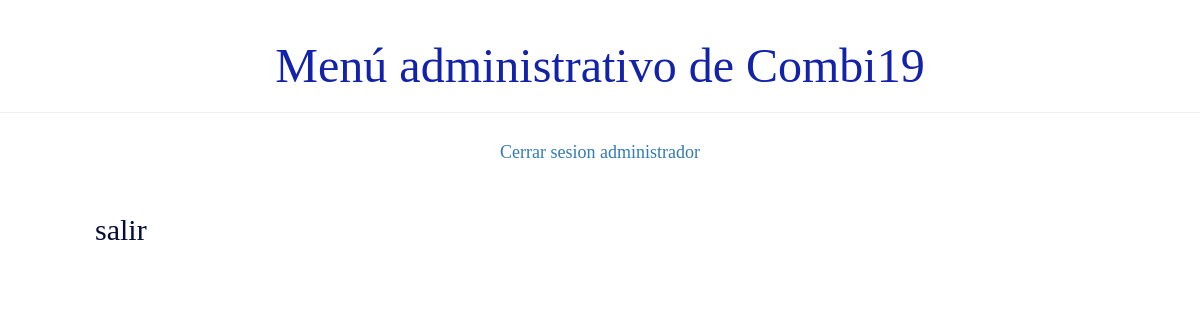
Before: /usuario/listaChofer/9/ with the older database file.
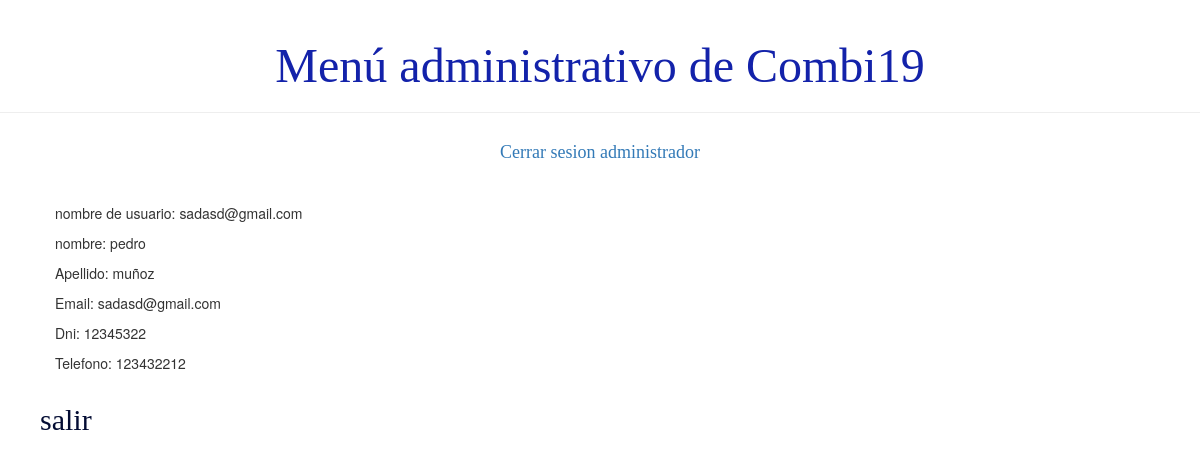
After: the same page with the newer database file.
### demo1/models.py (models this page shows, shortened)
class Persona(models.Model):
    usuario = models.ForeignKey('auth.User', on_delete=models.CASCADE)
    dni = models.IntegerField(unique=True)
    telefono = models.BigIntegerField()
    activo = models.BooleanField(default=True)

class Chofer(Persona):
   pass

class Persona(models.Model):
    usuario = models.ForeignKey('auth.User', on_delete=models.CASCADE)
    dni = models.IntegerField(unique=True)
    telefono = models.BigIntegerField()
    activo = models.BooleanField(default=True)

### demo1/views.py (the view)
# urls.py: path('usuario/listaChofer/<int:pk>/', views.detalle_chofer, name='detalle_chofer'),
def detalle_chofer(request, pk):
    chofer = Chofer.objects.filter(pk=pk)
    return render(request, 'demo1/detalle/detalle_chofer.html', {'chofer': chofer})

### demo1/templates/demo1/detalle/detalle_chofer.html (shortened to what this page needs)
{% extends 'demo1/base.html' %}
{% block content %}
    <div class="Chofer">
        {% for c in chofer%}
            <p>nombre de usuario: {{ c.usuario.username }}</div>
            <p>nombre: {{ c.usuario.first_name }}</p>
            <p>Apellido: {{ c.usuario.last_name }}</p>
            <p>Email: {{ c.usuario.email }}</p>
            <p>Dni: {{ c.dni }}</p>
            <p>Telefono: {{ c.telefono }}</p>
        {%endfor%}
    </div>
    <div>
        <h2><a href="{% url 'principal' %}"> salir</a></h2>
    </div>
{% endblock %}

### demo1/templates/demo1/base.html (shortened to what this page needs)
{% load static %}
<html>
    <head >
        <link rel="stylesheet" href="//maxcdn.bootstrapcdn.com/bootstrap/3.2.0/css/bootstrap.min.css">
        <link rel="stylesheet" href="//maxcdn.bootstrapcdn.com/bootstrap/3.2.0/css/bootstrap-theme.min.css">
        <link rel="stylesheet" href="{% static 'css/demo1.css' %}">
    </head>
    <body>
        <div class="page-header">
            <h1>Menú administrativo de Combi19</h1>
        </div>
        <div class="card"><h4><a href="">Cerrar sesion administrador</a> </h4> </div>
        <br>
        <div>
            <div class="content container">
                {% block content %}
                {% endblock %}
            </div>
        </div>
    </body>
</html>

### demo1/static/css/demo1.css (style rules this page uses)
h1 a, h2 a { color: #030c33; font-family: 'Lobster'; padding: 20px 20px 20px 40px; }
h4 { color: #02105e; }
.page-header h1, .page-header h1 a, .page-header h1 a:visited, .page-header h1 a:active { color: #1322aa; font-size: 36pt; text-decoration: none; display:inline; display: flex; align-items: center; justify-content: center; }
.content { margin-left: 40px; }
h1, h2, h3, h4 { font-family: 'Lobster', cursive; }
.card { display: flex; align-items: center; justify-content: center; }

Changed rows visible on the page:
added Chofer: usuario.username "sadasd@gmail.com", usuario.first_name "pedro", usuario.last_name "muñoz", usuario.email "sadasd@gmail.com", dni "12345322", telefono "123432212"
